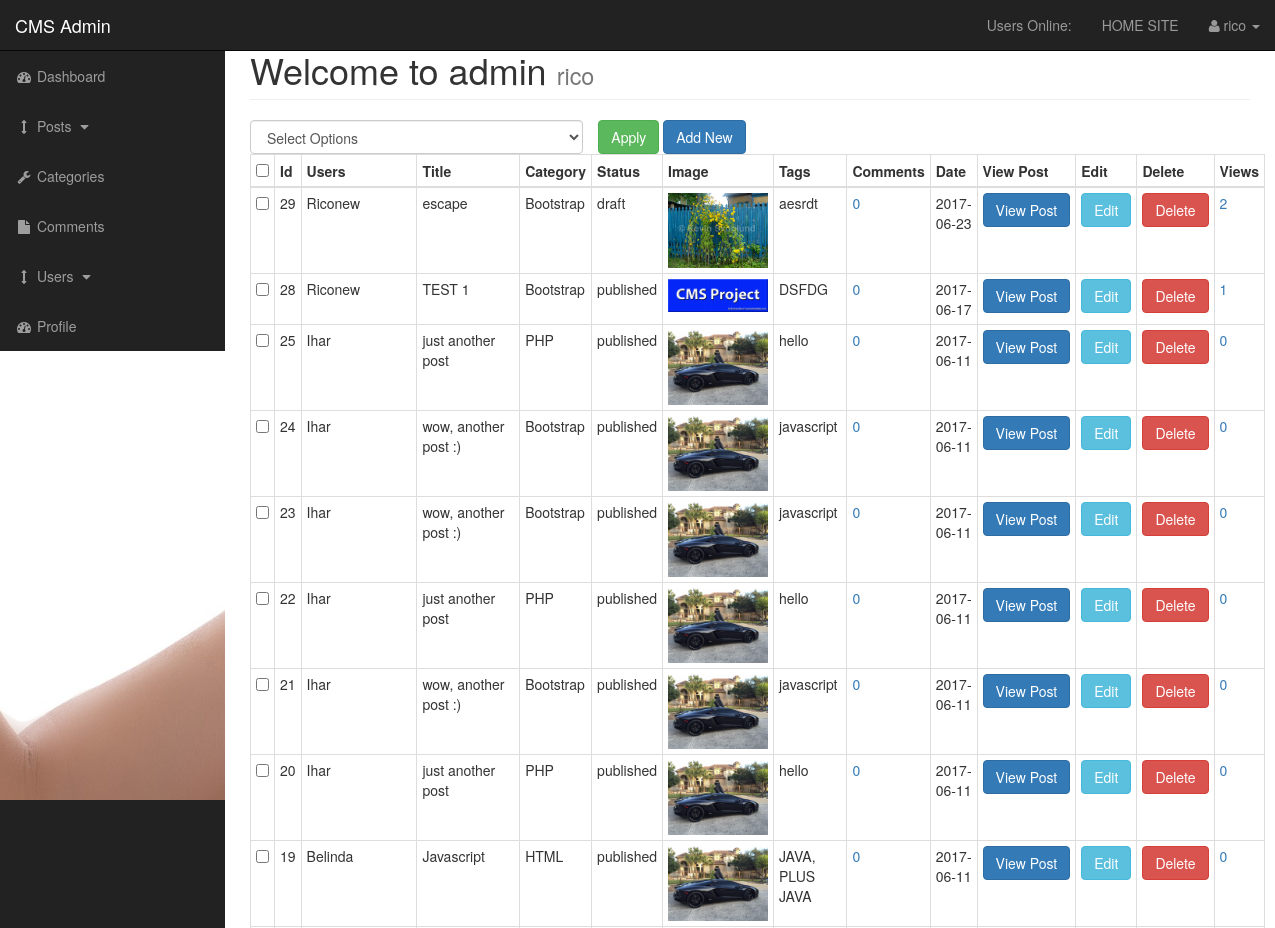
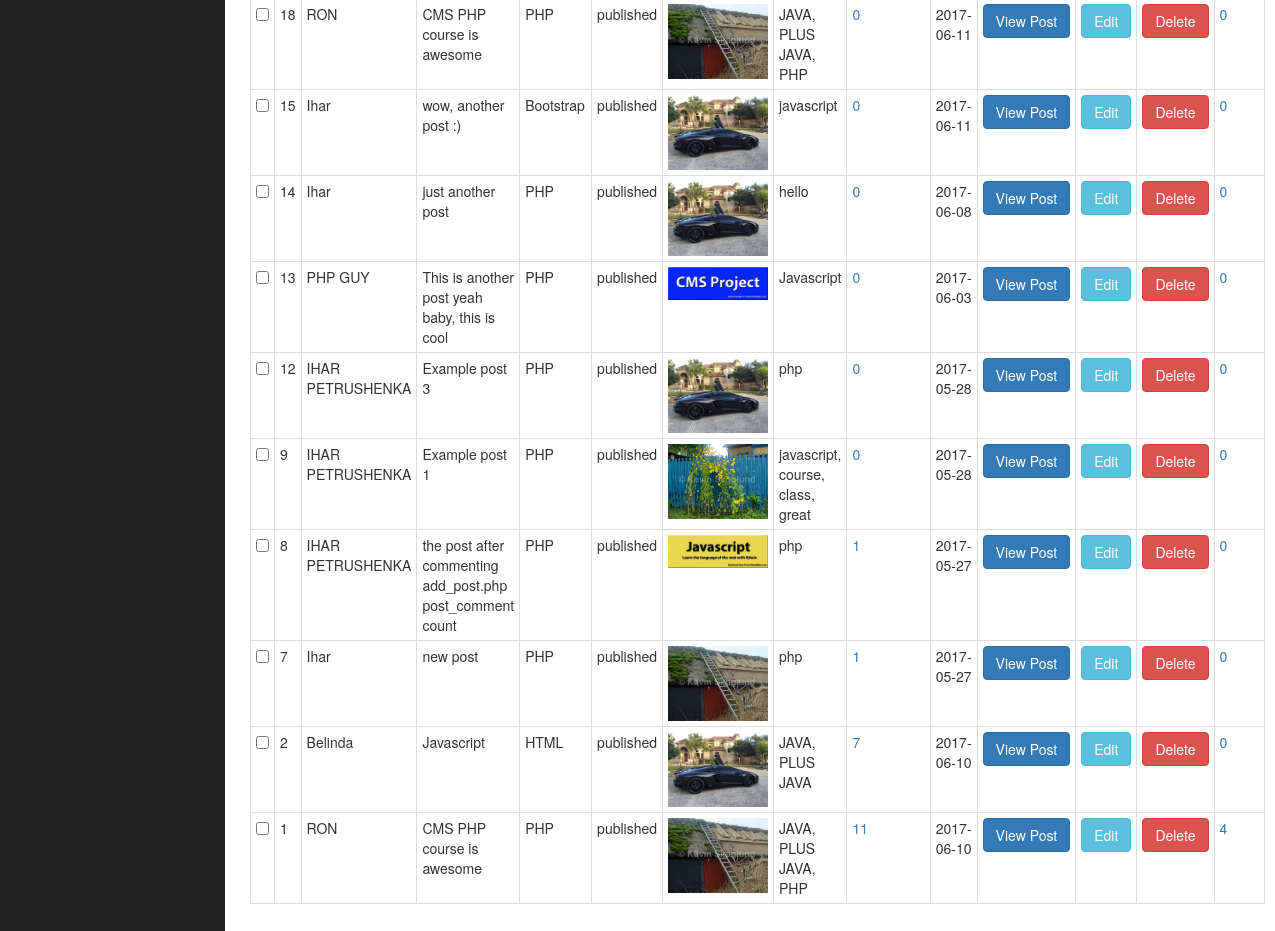
Screenshot of /admin/posts.php (signed in) with the database file from the repository (2 pictures, top to bottom).
### tables this page shows
CREATE TABLE `posts` (
  `post_id` int(3) NOT NULL,
  `post_category_id` int(3) NOT NULL,
  `post_title` varchar(255) NOT NULL,
  `post_author` varchar(255) NOT NULL,
  `post_user` varchar(255) NOT NULL,
  `post_date` date NOT NULL,
  `post_image` text NOT NULL,
  `post_content` text NOT NULL,
  `post_tags` varchar(255) NOT NULL,
  `post_comment_count` int(11) NOT NULL DEFAULT '0',
  `post_status` varchar(255) NOT NULL DEFAULT 'draft',
  `post_views_count` int(11) NOT NULL
);

CREATE TABLE `categories` (
  `cat_id` int(3) NOT NULL,
  `cat_title` varchar(255) NOT NULL
);

### admin/includes/view_all_posts.php (the view, shortened to what this page needs)
         <form action="" method="post">
          <div id="bulkOptionsContainer" class="col-xs-4">
              <select class="form-control" name="bulk_options" id="">
                  <option value="">Select Options</option>
              </select>
          </div>
      <div class="col-xs-4">
          <input type="submit" name="submit" class="btn btn-success" value="Apply">
          <a class="btn btn-primary" href="posts.php?source=add_post">Add New</a>
</div>
           <table class="table table-bordered table-hover table-condensed">
           <thead>
               <tr>
                  <th><input id="selectAllBoxes" type="checkbox"></th>
                   <th>Id</th>
                   <th>Users</th>
                   <th>Title</th>
                   <th>Category</th>
                   <th>Status</th>
                   <th>Image</th>
                   <th>Tags</th>
                   <th>Comments</th>
                   <th>Date</th>
                   <th>View Post</th>
                   <th>Edit</th>
                   <th>Delete</th>
                   <th>Views</th>
               </tr>
           </thead>
           <tbody>
       <?php
   $query  = "SELECT posts.post_id, posts.post_author, posts.post_user, posts.post_title, ";
   $query .= "posts.post_category_id, posts.post_status, posts.post_image, posts.post_tags, ";
   $query .= "posts.post_comment_count, posts.post_date, posts.post_views_count, ";
   $query .= "categories.cat_id, categories.cat_title FROM posts ";
   $query .= "LEFT JOIN categories ON posts.post_category_id = categories.cat_id";
   $query .= " ORDER BY posts.post_id DESC ";
   $select_posts = mysqli_query($connection, $query);
   while($row = mysqli_fetch_assoc($select_posts)) {
   $post_id            = $row['post_id'];
   $post_author        = $row['post_author'];
   $post_user          = $row['post_user'];
   $post_title         = $row['post_title'];
   $post_status        = $row['post_status'];
   $post_image         = $row['post_image'];
   $post_tags          = $row['post_tags'];
   $post_date          = $row['post_date'];
   $post_views_count   = $row['post_views_count'];
   $category_title     = $row['cat_title'];
   echo "<tr>";
           ?>
       <td><input class='checkBoxes' type='checkbox' name='checkBoxArray[]' value='<?php echo $post_id; ?>'></td>
       <?php
       echo "<td>{$post_id}</td>";
       if(!empty($post_author))  {
           echo "<td>{$post_author}</td>";
       } elseif(!empty($post_user)) {
           echo "<td>{$post_user}</td>";
       }
       echo "<td>{$post_title}</td>";
           echo "<td>{$category_title}</td>";
           echo "<td>{$post_status}</td>";
           echo "<td><img width='100' src='../images/$post_image' alt='image'></td>";
           echo "<td>{$post_tags}</td>";
           $query = "SELECT * FROM comments WHERE comment_post_id = $post_id";
           $send_comment_query = mysqli_query($connection, $query);
           $count_comments = mysqli_num_rows($send_comment_query);
           echo "<td><a href='post_comments.php?id=$post_id'>{$count_comments}</a></td>";
           echo "<td>{$post_date}</td>";
           echo "<td><a class='btn btn-primary' href='../post.php?p_id={$post_id}'>View Post</a></td>";
           echo "<td><a class='btn btn-info' href='posts.php?source=edit_post&p_id={$post_id}'>Edit</a></td>";
       ?>
       <form method="post">
           <?php
           echo '<td><input class="btn btn-danger" type="submit" name="delete" value="Delete"></td>';
           ?>
       </form>
          <?php
           echo "<td><a href='posts.php?reset={$post_id}'>{$post_views_count}</a></td>";
           echo "</tr>";
       }
       ?>
       </tbody>
       </table>
       </form>

### admin/includes/admin_header.php (shortened to what this page needs)
<!DOCTYPE html>
<html lang="en">
<head>
    <link href="css/bootstrap.min.css" rel="stylesheet">
    <link href="css/sb-admin.css" rel="stylesheet">
    <link href="font-awesome/css/font-awesome.min.css" rel="stylesheet" type="text/css">
    <link href="css/styles.css" rel="stylesheet">
 <link href="http://cdnjs.cloudflare.com/ajax/libs/summernote/0.8.9/summernote.css" rel="stylesheet">
</head>
<body>

### admin/posts.php (shortened to what this page needs)
<?php include "includes/admin_header.php"; ?>
    <div id="wrapper">
<?php include "includes/admin_navigation.php"; ?>
        <div id="page-wrapper">
            <div class="container-fluid">
                <div class="row">
                    <div class="col-lg-12">
                          <h1 class="page-header">
                            Welcome to admin
                            <small><?php echo $_SESSION['username']; ?></small>
                        </h1>
                <?php
                if(isset($_GET['source'])) {
                    $source = $_GET['source'];
                } else {
                    $source = '';
                }
                    switch($source) {
                            default:
                            include "includes/view_all_posts.php";
                            break;
                    }
                ?>
            </div>
        </div>
            </div>
        </div>
<?php include "includes/admin_footer.php"; ?>

### admin/includes/admin_navigation.php (shortened to what this page needs)
<nav class="navbar navbar-inverse navbar-fixed-top" role="navigation">
    <div class="navbar-header">
        <a class="navbar-brand" href="index.php">CMS Admin</a>
    </div>
    <ul class="nav navbar-right top-nav">
      <li><a href="">Users Online: <span class="usersonline"><?php echo users_online(); ?></span></a></li>
       <li><a href="../index.php">HOME SITE</a></li>
        <li class="dropdown">
            <a href="#" class="dropdown-toggle" data-toggle="dropdown"><i class="fa fa-user"></i>
            <?php
            if(isset($_SESSION['username'])) {
                echo $_SESSION['username'];
            }
            ?>
            <b class="caret"></b></a>
        </li>
    </ul>
    <div class="collapse navbar-collapse navbar-ex1-collapse">
    <ul class="nav navbar-nav side-nav">
        <li>
        <a href="index.php"><i class="fa fa-fw fa-dashboard"></i> Dashboard</a>
        </li>
        <li>
        <a href="javascript:;" data-toggle="collapse" data-target="#posts_dropdown"><i class="fa fa-fw fa-arrows-v"></i> Posts <i class="fa fa-fw fa-caret-down"></i></a>
            </li>
            <li>
                <a href="./categories.php"><i class="fa fa-fw fa-wrench"></i> Categories</a>
            </li>
            <li class="">
                <a href="./comments.php"><i class="fa fa-fw fa-file"></i> Comments</a>
            </li>
            <li>
                <a href="javascript:;" data-toggle="collapse" data-target="#demo"><i class="fa fa-fw fa-arrows-v"></i> Users <i class="fa fa-fw fa-caret-down"></i></a>
            </li>
            <li>
                <a href="profile.php"><i class="fa fa-fw fa-dashboard"></i>   Profile</a>
            </li>
        </ul>
    </div>
</nav>

### admin/includes/admin_footer.php (shortened to what this page needs)
 </div>
</body>
</html>

### admin/css/sb-admin.css (style rules this page uses)
body { margin-top: 100px; background-color: #222; }
@media (min-width:768px) { body { margin-top: 50px; } }
#wrapper { padding-left: 0; }
#page-wrapper { width: 100%; padding: 0; background-color: #fff; }
@media (min-width:768px) { #wrapper { padding-left: 225px; } }
@media (min-width:768px) { #page-wrapper { padding: 10px; } }
.top-nav { padding: 0 15px; }
.top-nav>li { display: inline-block; float: left; }
.top-nav>li>a { padding-top: 15px; padding-bottom: 15px; line-height: 20px; color: #999; }
@media (min-width:768px) { .side-nav { position: fixed; top: 51px; left: 225px; width: 225px; margin-left: -225px; border: none; border-radius: 0; overflow-y: auto; background-color: #222; } }
@media (min-width:768px) { .side-nav>li>a { width: 225px; } }
#bulkOptionsContainer { padding: 0px; }

### css/styles.css (style rules this page uses)
body { margin: 0; background-image: url('../images/image.jpg'); background-attachment: fixed; background-size: 1440px 800px; background-repeat:no-repeat; display: compact; }

### rows the page displays
posts: post_id "29", post_user "Riconew", post_title "escape", categories.cat_title "Bootstrap", post_status "draft", post_image (picture), post_tags "aesrdt", count_comments "0", post_date "2017-06-23", post_views_count "2"
posts: post_id "28", post_user "Riconew", post_title "TEST 1", categories.cat_title "Bootstrap", post_status "published", post_image (picture), post_tags "DSFDG", count_comments "0", post_date "2017-06-17", post_views_count "1"
posts: post_id "25", post_author "Ihar", post_title "just another post", categories.cat_title "PHP", post_status "published", post_image (picture), post_tags "hello", count_comments "0", post_date "2017-06-11", post_views_count "0"
posts: post_id "24", post_author "Ihar", post_title "wow, another post :)", categories.cat_title "Bootstrap", post_status "published", post_image (picture), post_tags "javascript", count_comments "0", post_date "2017-06-11", post_views_count "0"
posts: post_id "23", post_author "Ihar", post_title "wow, another post :)", categories.cat_title "Bootstrap", post_status "published", post_image (picture), post_tags "javascript", count_comments "0", post_date "2017-06-11", post_views_count "0"
posts: post_id "22", post_author "Ihar", post_title "just another post", categories.cat_title "PHP", post_status "published", post_image (picture), post_tags "hello", count_comments "0", post_date "2017-06-11", post_views_count "0"
posts: post_id "21", post_author "Ihar", post_title "wow, another post :)", categories.cat_title "Bootstrap", post_status "published", post_image (picture), post_tags "javascript", count_comments "0", post_date "2017-06-11", post_views_count "0"
posts: post_id "20", post_author "Ihar", post_title "just another post", categories.cat_title "PHP", post_status "published", post_image (picture), post_tags "hello", count_comments "0", post_date "2017-06-11", post_views_count "0"
posts: post_id "19", post_author "Belinda", post_title "Javascript", categories.cat_title "HTML", post_status "published", post_image (picture), post_tags "JAVA, PLUS JAVA", count_comments "0", post_date "2017-06-11", post_views_count "0"
posts: post_id "18", post_author "RON", post_title "CMS PHP course is awesome", categories.cat_title "PHP", post_status "published", post_image (picture), post_tags "JAVA, PLUS JAVA, PHP", count_comments "0", post_date "2017-06-11", post_views_count "0"
posts: post_id "15", post_author "Ihar", post_title "wow, another post :)", categories.cat_title "Bootstrap", post_status "published", post_image (picture), post_tags "javascript", count_comments "0", post_date "2017-06-11", post_views_count "0"
posts: post_id "14", post_author "Ihar", post_title "just another post", categories.cat_title "PHP", post_status "published", post_image (picture), post_tags "hello", count_comments "0", post_date "2017-06-08", post_views_count "0"
posts: post_id "13", post_author "PHP GUY", post_title "This is another post yeah baby, this is cool", categories.cat_title "PHP", post_status "published", post_image (picture), post_tags "Javascript", count_comments "0", post_date "2017-06-03", post_views_count "0"
posts: post_id "12", post_author "IHAR PETRUSHENKA", post_title "Example post 3", categories.cat_title "PHP", post_status "published", post_image (picture), post_tags "php", count_comments "0", post_date "2017-05-28", post_views_count "0"
posts: post_id "9", post_author "IHAR PETRUSHENKA", post_title "Example post 1", categories.cat_title "PHP", post_status "published", post_image (picture), post_tags "javascript, course, class, great", count_comments "0", post_date "2017-05-28", post_views_count "0"
posts: post_id "8", post_author "IHAR PETRUSHENKA", post_title "the post after commenting add_post.php post_comment count", categories.cat_title "PHP", post_status "published", post_image (picture), post_tags "php", count_comments "1", post_date "2017-05-27", post_views_count "0"
posts: post_id "7", post_author "Ihar", post_title "new post", categories.cat_title "PHP", post_status "published", post_image (picture), post_tags "php", count_comments "1", post_date "2017-05-27", post_views_count "0"
posts: post_id "2", post_author "Belinda", post_title "Javascript", categories.cat_title "HTML", post_status "published", post_image (picture), post_tags "JAVA, PLUS JAVA", count_comments "7", post_date "2017-06-10", post_views_count "0"
posts: post_id "1", post_author "RON", post_title "CMS PHP course is awesome", categories.cat_title "PHP", post_status "published", post_image (picture), post_tags "JAVA, PLUS JAVA, PHP", count_comments "11", post_date "2017-06-10", post_views_count "4"

### other values shown
$_SESSION['username'] "rico"
